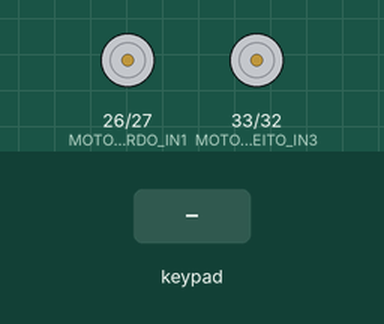
A sketch run on a simulated ESP32. On the bench: motor-driver pin pairs drawn as motors (green arrow = first pin HIGH = forward, orange = second pin HIGH = backward, longer = more drive, scaled by the enable pin). Inputs (shaded band) come from the test bench. What the sketch prints to the serial monitor is not drawn.

Above: at 1.2 s.
1.3 s: key 'U' pressed
At 1.5 s:
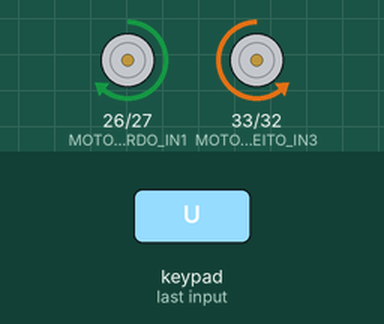
3.2 s: key 'D' pressed
At 3.4 s:
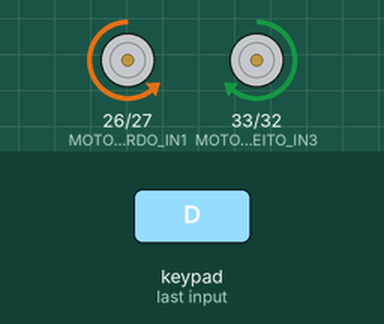
5.1 s: key 'L' pressed
At 5.3 s:
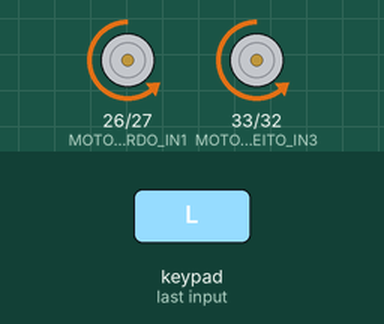
7.0 s: key 'R' pressed
At 7.2 s:
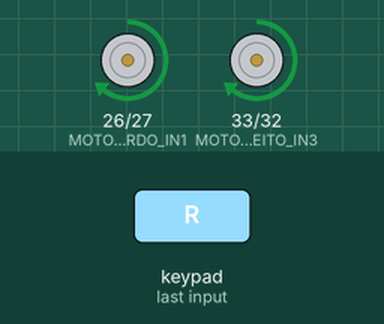
Timing chart, 0 to 9.9 s (numbered marks = the images above; inputs shaded):
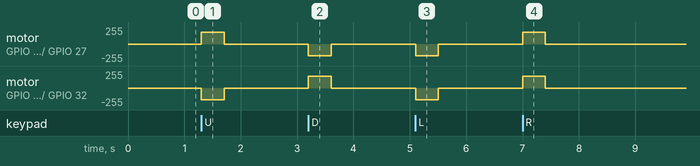

The sketch:

robo2wd.ino
```cpp
#include <Arduino.h>
#include <DabbleESP32.h>

#define MOTOR_ESQUERDO_ENA 25
#define MOTOR_ESQUERDO_IN1 26
#define MOTOR_ESQUERDO_IN2 27
#define MOTOR_DIREITO_ENB 14
#define MOTOR_DIREITO_IN3 33
#define MOTOR_DIREITO_IN4 32

#define CANAL_PWM_ESQUERDO 0
#define CANAL_PWM_DIREITO  1
#define FREQUENCIA_PWM     1000
#define RESOLUCAO_PWM      8

//parametros do PWM
int pwmValor = 180; // valor inicial (ajustável)
const int pwmMax = 255;
const int pwmMin = 80;
const int pwmStep = 20;

//funções para acionar os motores esquerdo e direito
void acionarMotorEsquerdo(bool frente, int pwm) {
  //motor esquerdo vai pra frente: IN1 = HIGH, IN2 = LOW
  if (frente) {
    digitalWrite(MOTOR_ESQUERDO_IN1, HIGH);
    digitalWrite(MOTOR_ESQUERDO_IN2, LOW);
  //motor esquerdo vai pra tras: IN1 = LOW, IN2 = HIGH
  } else {
    digitalWrite(MOTOR_ESQUERDO_IN1, LOW);
    digitalWrite(MOTOR_ESQUERDO_IN2, HIGH);
  }
  ledcWrite(CANAL_PWM_ESQUERDO, pwm);
}

void acionarMotorDireito(bool frente, int pwm) {
  //motor direito vai pra frente: IN3 = LOW, IN4 = HIGH
  if (frente) {
    digitalWrite(MOTOR_DIREITO_IN3, LOW);
    digitalWrite(MOTOR_DIREITO_IN4, HIGH);
  //motor direito vai pra tras: IN3 = HIGH, IN4 = LOW
  } else {
    digitalWrite(MOTOR_DIREITO_IN3, HIGH);
    digitalWrite(MOTOR_DIREITO_IN4, LOW);
  }
  ledcWrite(CANAL_PWM_DIREITO, pwm);
}

//funções de movimento do robô (usam como base as funções de acionamento do robô)
void moverFrente() {
  acionarMotorEsquerdo(true, pwmValor);
  acionarMotorDireito(true, pwmValor);
  Serial.print("Movimento: Frente | PWM: "); Serial.println(pwmValor);
}

void moverTras() {
  acionarMotorEsquerdo(false, pwmValor);
  acionarMotorDireito(false, pwmValor);
  Serial.print("Movimento: Ré | PWM: "); Serial.println(pwmValor);
}

void girarDireita() {
  acionarMotorEsquerdo(true, pwmValor);
  acionarMotorDireito(false, pwmValor);
  Serial.print("Movimento: Direita | PWM: "); Serial.println(pwmValor);
}

void girarEsquerda() {
  acionarMotorEsquerdo(false, pwmValor);
  acionarMotorDireito(true, pwmValor);
  Serial.print("Movimento: Esquerda | PWM: "); Serial.println(pwmValor);
}

//função pra parar o robô, desliga os canais e deixa tudo low
void pararRobo() {
  ledcWrite(CANAL_PWM_ESQUERDO, 0);
  ledcWrite(CANAL_PWM_DIREITO, 0);
  digitalWrite(MOTOR_ESQUERDO_IN1, LOW);
  digitalWrite(MOTOR_ESQUERDO_IN2, LOW);
  digitalWrite(MOTOR_DIREITO_IN3, LOW);
  digitalWrite(MOTOR_DIREITO_IN4, LOW);
  Serial.println("Movimento: Parar");
}

void setup() {
  Serial.begin(115200); //saida serial
  Dabble.begin("Robo_2WD_ESP32_1");

  //setando os pinos, io's e canais PWM
  pinMode(MOTOR_ESQUERDO_IN1, OUTPUT);
  pinMode(MOTOR_ESQUERDO_IN2, OUTPUT);
  pinMode(MOTOR_DIREITO_IN3, OUTPUT);
  pinMode(MOTOR_DIREITO_IN4, OUTPUT);
  ledcSetup(CANAL_PWM_ESQUERDO, FREQUENCIA_PWM, RESOLUCAO_PWM);
  ledcSetup(CANAL_PWM_DIREITO, FREQUENCIA_PWM, RESOLUCAO_PWM);
  ledcAttachPin(MOTOR_ESQUERDO_ENA, CANAL_PWM_ESQUERDO);
  ledcAttachPin(MOTOR_DIREITO_ENB, CANAL_PWM_DIREITO);

  Serial.println("Bluetooth Robo iniciado. Use GamePad para testar. A/B para velocidade.");
}

void loop() {
  Dabble.processInput();

  //controle de velocidade: Botão quadrado aumenta, bola diminui
  if(GamePad.isSquarePressed()){
    pwmValor += pwmStep;  //pwm aumentando de acordo com o step definido
    if(pwmValor > pwmMax) pwmValor = pwmMax; //trava no pwmmax definido
    Serial.print("Aumentando velocidade: "); Serial.println(pwmValor);
    delay(200); // debounce
  }
  else if(GamePad.isCirclePressed()){
    pwmValor -= pwmStep; //pwm diminuindo de acordo com o step definido
    if(pwmValor < pwmMin) pwmValor = pwmMin; //trava no pwmmin definido
    Serial.print("Diminuindo velocidade: "); Serial.println(pwmValor);
    delay(200); // debounce
  }

  //movimentos determinados no dabble sendo associadas com as funções de movimentação do robô
  if (GamePad.isUpPressed())       moverFrente();
  else if (GamePad.isDownPressed())moverTras();
  else if (GamePad.isRightPressed())girarDireita();
  else if (GamePad.isLeftPressed()) girarEsquerda();
  else                              pararRobo();
}
```

Measured:
- after the input at 1.3 s, motor on GPIO 26 (MOTOR_ESQUERDO_IN1) / GPIO 27 (MOTOR_ESQUERDO_IN2): stopped → forward 179/255 at once, → stopped 0.40 s later; motor on GPIO 33 (MOTOR_DIREITO_IN3) / GPIO 32 (MOTOR_DIREITO_IN4): stopped → backward 179/255 at once, → stopped 0.40 s later
- after the input at 3.2 s, motor on GPIO 26 (MOTOR_ESQUERDO_IN1) / GPIO 27 (MOTOR_ESQUERDO_IN2): stopped → backward 179/255 at once, → stopped 0.40 s later; motor on GPIO 33 (MOTOR_DIREITO_IN3) / GPIO 32 (MOTOR_DIREITO_IN4): stopped → forward 179/255 at once, → stopped 0.40 s later
- after the input at 5.1 s, motor on GPIO 26 (MOTOR_ESQUERDO_IN1) / GPIO 27 (MOTOR_ESQUERDO_IN2), motor on GPIO 33 (MOTOR_DIREITO_IN3) / GPIO 32 (MOTOR_DIREITO_IN4): stopped → backward 179/255 at once, → stopped 0.40 s later
- after the input at 7.0 s, motor on GPIO 26 (MOTOR_ESQUERDO_IN1) / GPIO 27 (MOTOR_ESQUERDO_IN2), motor on GPIO 33 (MOTOR_DIREITO_IN3) / GPIO 32 (MOTOR_DIREITO_IN4): stopped → forward 179/255 at once, → stopped 0.40 s later
